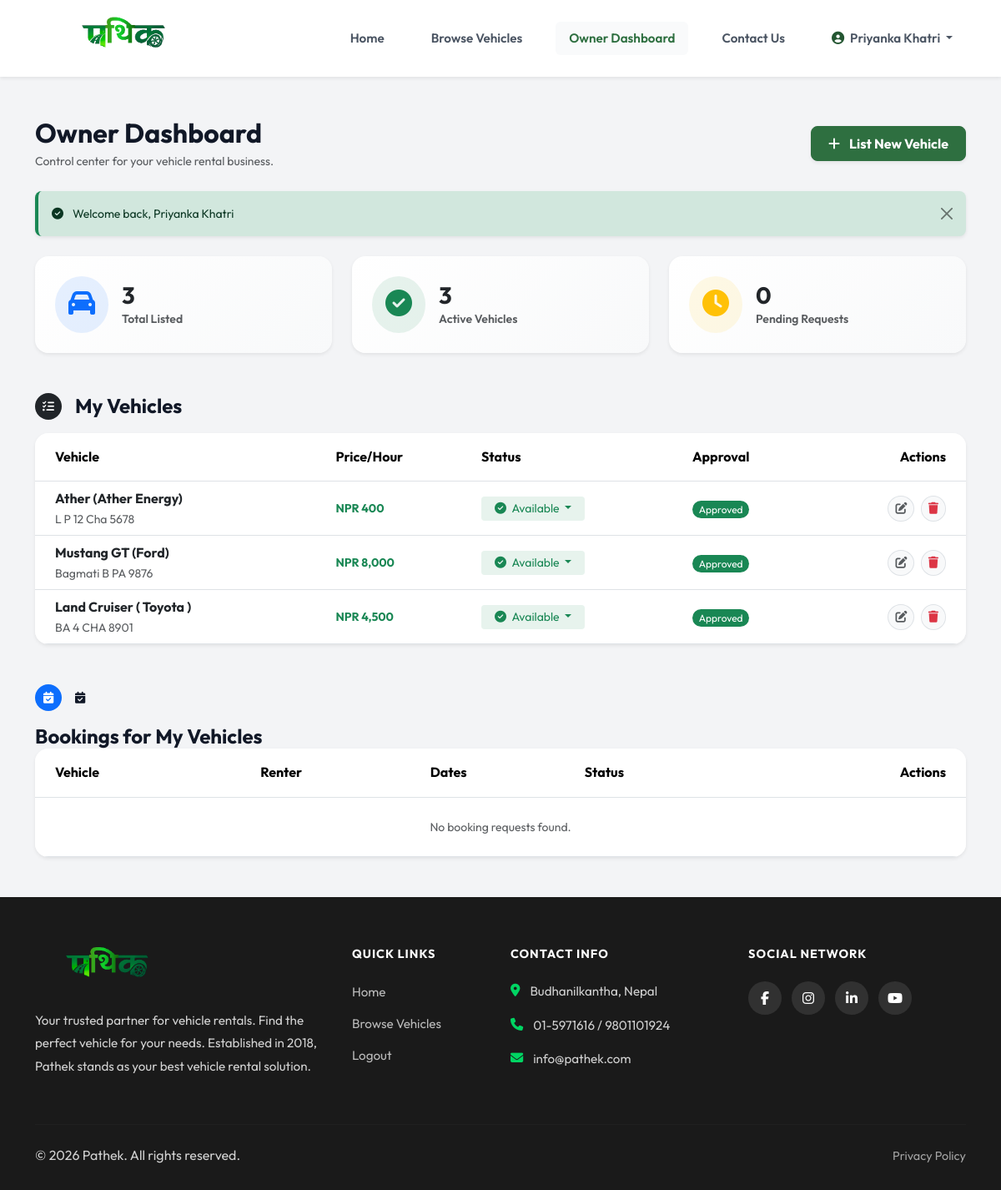
Page /index.php?page=owner&action=dashboard (signed in) on the committed database.
### tables this page shows
CREATE TABLE `vehicles` (
  `vehicle_id` int(11) NOT NULL,
  `owner_id` int(11) NOT NULL,
  `vehicle_name` varchar(150) NOT NULL,
  `brand` varchar(100) NOT NULL,
  `model` varchar(100) NOT NULL,
  `vehicle_type` enum('Car','Bike','Scooty') NOT NULL,
  `year` int(11) NOT NULL,
  `plate_number` varchar(50) NOT NULL,
  `price_per_day` decimal(10,2) NOT NULL,
  `seating_capacity` int(11) DEFAULT NULL,
  `driver_available` tinyint(1) DEFAULT 0,
  `utility_type` enum('Personal','Commercial','Tourism') DEFAULT 'Personal',
  `pickup_type` enum('Airport','Domestic Tour','City Use','General') DEFAULT 'General',
  `description` text DEFAULT NULL,
  `image_path` varchar(255) DEFAULT 'assets/images/default-vehicle.jpg',
  `image_path_2` varchar(255) DEFAULT NULL,
  `image_path_3` varchar(255) DEFAULT NULL,
  `admin_feedback` text DEFAULT NULL,
  `availability_status` enum('available','booked','maintenance') DEFAULT 'available',
  `approval_status` enum('pending','approved','rejected','fixes_needed') DEFAULT 'pending',
  `created_at` timestamp NOT NULL DEFAULT current_timestamp(),
  `updated_at` timestamp NOT NULL DEFAULT current_timestamp() ON UPDATE current_timestamp()
);

### app/controllers/OwnerController.php (called while the page is built, shortened)
<?php
class OwnerController
{
    private $db;
    public function __construct()
    {
        $this->db = Database::getInstance()->getConnection();
    }
    public function dashboard()
    {
        $owner_id = $_SESSION['user_id'];
        $stats = [
            'total_vehicles' => 0,
            'active_vehicles' => 0,
            'pending_bookings' => 0
        ];
        $stmt = $this->db->prepare("SELECT COUNT(*) as count FROM vehicles WHERE owner_id = ?");
        $stmt->bind_param("i", $owner_id);
        $stmt->execute();
        $stats['total_vehicles'] = $stmt->get_result()->fetch_assoc()['count'];
        $stmt = $this->db->prepare("SELECT COUNT(*) as count FROM vehicles WHERE owner_id = ? AND approval_status = 'approved' AND availability_status = 'available'");
        $stmt->bind_param("i", $owner_id);
        $stmt->execute();
        $stats['active_vehicles'] = $stmt->get_result()->fetch_assoc()['count'];
        $query_pending = "SELECT COUNT(*) as count
                          FROM bookings b
                          JOIN vehicles v ON b.vehicle_id = v.vehicle_id
                          WHERE v.owner_id = ? AND b.booking_status = 'pending'";
        $stmt = $this->db->prepare($query_pending);
        $stmt->bind_param("i", $owner_id);
        $stmt->execute();
        $stats['pending_bookings'] = $stmt->get_result()->fetch_assoc()['count'];
        $vehicles = [];
        $stmt = $this->db->prepare("SELECT * FROM vehicles WHERE owner_id = ? ORDER BY created_at DESC");
        $stmt->bind_param("i", $owner_id);
        $stmt->execute();
        $res_v = $stmt->get_result();
        while ($row = $res_v->fetch_assoc()) {
            $vehicles[] = $row;
        }
        $bookings = [];
        require APP_PATH . "/views/owner/dashboard.php";
    }
}
?>

### config/db.php (called while the page is built, shortened)
<?php
class Database
{
    private static $instance = null;
    private $conn;
    private function __construct()
    {
        $this->conn = new mysqli(DB_HOST, DB_USER, DB_PASS, DB_NAME);
        $this->conn->set_charset("utf8mb4");
    }
    public static function getInstance()
    {
        if (self::$instance === null) {
            self::$instance = new Database();
        }
        return self::$instance;
    }
    public function getConnection(): mysqli
    {
        return $this->conn;
    }
}

### app/views/owner/dashboard.php (the view, shortened to what this page needs)
<?php
require APP_PATH . '/views/layouts/navbar.php';
?>
<link rel="stylesheet" href="./assets/css/vehicle.css">
<div class="container py-5">
    <div class="d-flex justify-content-between align-items-center mb-4">
        <div>
            <h2 class="fw-bold mb-1">Owner Dashboard</h2>
            <p class="text-muted small mb-0">Control center for your vehicle rental business.</p>
        </div>
        <a href="<?php echo BASE_URL; ?>/index.php?page=vehicle&action=create"
            class="btn btn-success fw-bold rounded-3 shadow-sm">
            <i class="fas fa-plus me-2"></i> List New Vehicle
        </a>
    </div>
    <?php if (isset($_SESSION['success'])): ?>
        <div
            class="alert alert-success alert-dismissible fade show mb-4 rounded-3 small border-0 border-start border-4 border-success shadow-sm">
            <i class="fas fa-check-circle me-2"></i>
            <?php echo htmlspecialchars($_SESSION['success']);
            unset($_SESSION['success']); ?>
            <button type="button" class="btn-close" data-bs-dismiss="alert"></button>
        </div>
    <?php endif; ?>
    <div class="row g-4 mb-5">
        <div class="col-md-4">
            <div class="card border-0 shadow-sm h-100 rounded-4 bg-gradient-card">
                <div class="card-body p-4 d-flex align-items-center">
                    <div class="rounded-circle bg-primary bg-opacity-10 text-primary p-3 me-3">
                        <i class="fas fa-car fa-2x"></i>
                    </div>
                    <div>
                        <h3 class="fw-bold mb-0"><?php echo $stats['total_vehicles']; ?></h3>
                        <div class="text-muted small fw-semibold">Total Listed</div>
                    </div>
                </div>
            </div>
        </div>
        <div class="col-md-4">
            <div class="card border-0 shadow-sm h-100 rounded-4 owner-stats-card">
                <div class="card-body p-4 d-flex align-items-center">
                    <div class="rounded-circle bg-success bg-opacity-10 text-success p-3 me-3">
                        <i class="fas fa-check-circle fa-2x"></i>
                    </div>
                    <div>
                        <h3 class="fw-bold mb-0"><?php echo $stats['active_vehicles']; ?></h3>
                        <div class="text-muted small fw-semibold">Active Vehicles</div>
                    </div>
                </div>
            </div>
        </div>
        <div class="col-md-4">
            <div class="card border-0 shadow-sm h-100 rounded-4 owner-stats-card">
                <div class="card-body p-4 d-flex align-items-center">
                    <div class="rounded-circle bg-warning bg-opacity-10 text-warning p-3 me-3">
                        <i class="fas fa-clock fa-2x"></i>
                    </div>
                    <div>
                        <h3 class="fw-bold mb-0"><?php echo $stats['pending_bookings']; ?></h3>
                        <div class="text-muted small fw-semibold">Pending Requests</div>
                    </div>
                </div>
            </div>
        </div>
    </div>
    <div class="mb-5">
        <div class="d-flex align-items-center mb-3">
            <div
                class="bg-dark text-white rounded-circle d-flex align-items-center justify-content-center me-3 icon-32">
                <i class="fas fa-tasks small"></i>
            </div>
            <h4 class="fw-bold mb-0">My Vehicles</h4>
        </div>
        <div class="card border-0 shadow-sm rounded-4 overflow-hidden">
            <div class="table-responsive">
                <table class="table align-middle mb-0 table-hover">
                    <thead class="bg-light">
                        <tr>
                            <th class="ps-4 py-3">Vehicle</th>
                            <th class="py-3">Price/Hour</th>
                            <th class="py-3">Status</th>
                            <th class="py-3">Approval</th>
                            <th class="text-end pe-4 py-3">Actions</th>
                        </tr>
                    </thead>
                    <tbody>
                        <?php if (empty($vehicles)): ?>
                            <tr>
                                <td colspan="5" class="text-center py-4 text-muted small">No vehicles listed yet.</td>
                            </tr>
                        <?php else: ?>
                            <?php foreach ($vehicles as $v): ?>
                                <tr>
                                    <td class="ps-4">
                                        <div class="fw-bold text-dark">
                                            <?php echo htmlspecialchars($v['model'] . ' (' . $v['brand'] . ')'); ?>
                                        </div>
                                        <div class="text-muted small"><?php echo htmlspecialchars($v['plate_number']); ?></div>
                                    </td>
                                    <td class="fw-bold text-success small">NPR <?php echo number_format($v['price_per_day']); ?>
                                    </td>
                                    <td>
                                        <div class="dropdown">
                                            <?php if ($v['availability_status'] === 'available'): ?>
                                                <button
                                                    class="btn btn-sm btn-outline-success dropdown-toggle px-3 border-0 bg-success bg-opacity-10"
                                                    type="button" data-bs-toggle="dropdown" aria-expanded="false">
                                                    <i class="fas fa-check-circle me-1"></i> Available
                                                </button>
                                            <?php else: ?>
                                                <span class="badge bg-danger bg-opacity-10 text-danger border-0 px-3 fw-normal">
                                                    <i class="fas fa-calendar-check me-1"></i> Booked
                                                </span>
                                            <?php endif; ?>
                                        </div>
                                    </td>
                                    <td>
                                        <?php
                                        $appBadge = match ($v['approval_status']) {
                                            'approved' => 'bg-success',
                                            'pending' => 'bg-warning text-dark',
                                            'rejected' => 'bg-danger',
                                            'fixes_needed' => 'bg-info',
                                            default => 'bg-secondary'
                                        };
                                        ?>
                                        <span class="badge <?php echo $appBadge; ?> rounded-pill fw-normal">
                                            <?php echo ucfirst(str_replace('_', ' ', $v['approval_status'])); ?>
                                        </span>
                                    </td>
                                    <td class="text-end pe-4">
                                        <a href="<?php echo BASE_URL; ?>/index.php?page=vehicle&action=edit&id=<?php echo $v['vehicle_id']; ?>"
                                            class="btn btn-sm btn-light border rounded-circle me-1" title="Edit">
                                            <i class="fas fa-edit text-muted"></i>
                                        </a>
                                        <form action="<?php echo BASE_URL; ?>/index.php?page=owner&action=deleteVehicle"
                                            method="POST" class="d-inline"
                                            onsubmit="return confirm('Delete this vehicle permanently?');">
                                            <button type="submit" class="btn btn-sm btn-light border rounded-circle text-danger"
                                                title="Delete">
                                                <i class="fas fa-trash"></i>
                                            </button>
                                        </form>
                                    </td>
                                </tr>
                            <?php endforeach; ?>
                        <?php endif; ?>
                    </tbody>
                </table>
            </div>
        </div>
    </div>
    <div>
        <div class="d-flex align-items-center mb-3">
            <div
                class="bg-primary text-white rounded-circle d-flex align-items-center justify-content-center me-3 section-icon">
                <i class="fas fa-calendar-check small"></i>
            </div>
            <i class="fas fa-calendar-check small"></i>
        </div>
        <h4 class="fw-bold mb-0">Bookings for My Vehicles</h4>
    </div>
    <div class="card border-0 shadow-sm rounded-4 overflow-hidden">
        <div class="table-responsive">
            <table class="table align-middle mb-0 table-hover">
                <thead class="bg-light">
                    <tr>
                        <th class="ps-4 py-3">Vehicle</th>
                        <th class="py-3">Renter</th>
                        <th class="py-3">Dates</th>
                        <th class="py-3">Status</th>
                        <th class="text-end pe-4 py-3">Actions</th>
                    </tr>
                </thead>
                <tbody>
                    <?php if (empty($bookings)): ?>
                        <tr>
                            <td colspan="5" class="text-center py-4 text-muted small">No booking requests found.</td>
                        </tr>
                    <?php endif; ?>
                </tbody>
            </table>
        </div>
    </div>
</div>
<?php require APP_PATH . '/views/layouts/footer.php'; ?>

### rows in the picture
vehicles: model+brand "Ather (Ather Energy)", plate_number "L P 12 Cha 5678", price_per_day "400", approval_status "Approved"
vehicles: model+brand "Mustang GT (Ford)", plate_number "Bagmati B PA 9876", price_per_day "8,000", approval_status "Approved"
vehicles: model+brand "Land Cruiser ( Toyota )", plate_number "BA 4 CHA 8901", price_per_day "4,500", approval_status "Approved"

### other values in the picture
$_SESSION['user_name'] "Priyanka Khatri"
$_SESSION['success'] "Welcome back, Priyanka Khatri"
$stats['total_vehicles'] "3"
$stats['active_vehicles'] "3"
$stats['pending_bookings'] "0"
